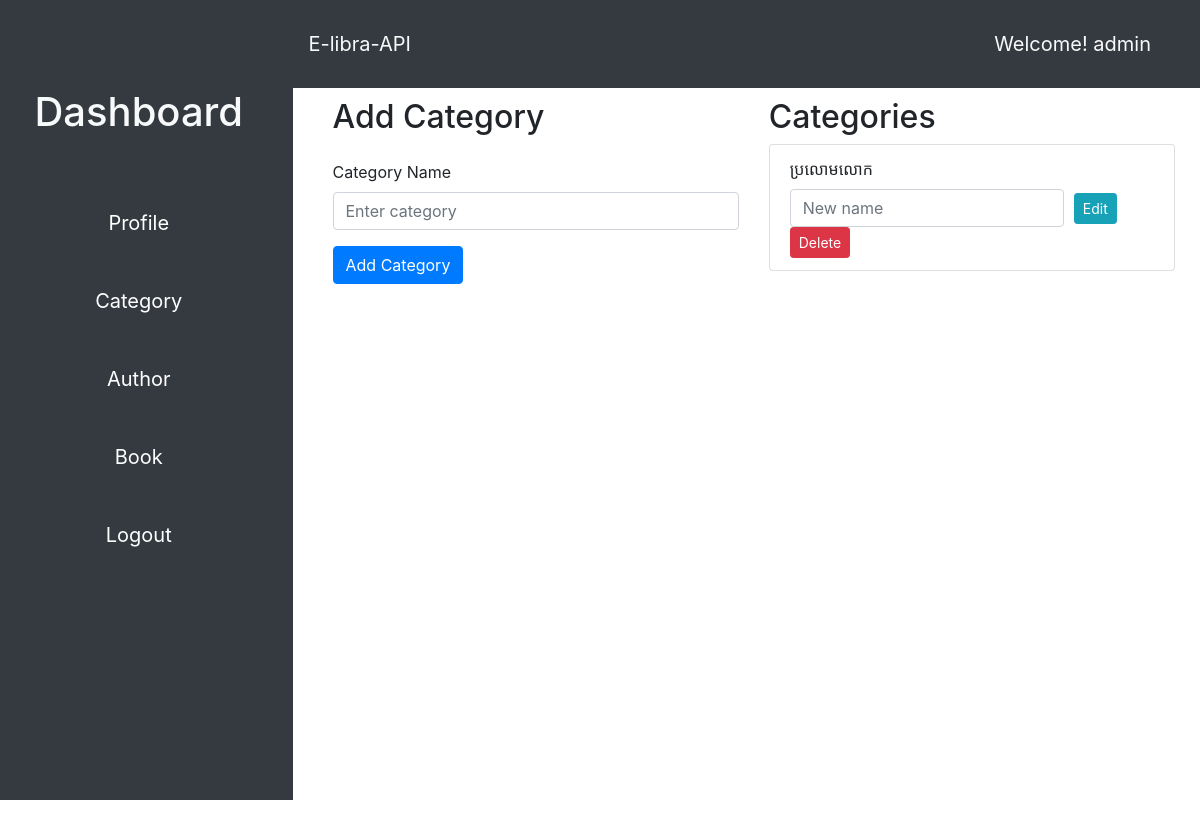
Before: /category (signed in) with the older database file.
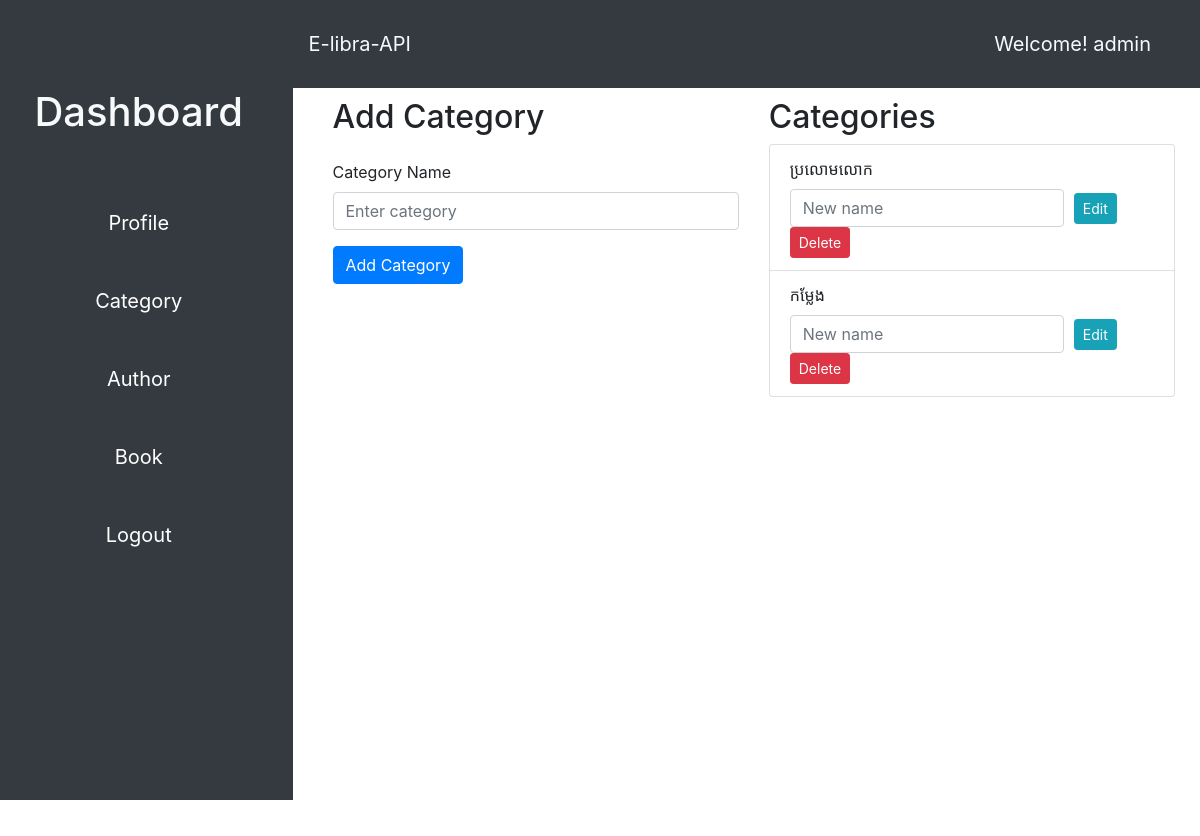
After: the same page with the newer database file.
### app/models/__init__.py (models this page shows)
class User(db.Model, UserMixin):
    id = db.Column(db.Integer, primary_key=True)
    username = db.Column(db.String(50), unique=True, nullable=False)
    email = db.Column(db.String(120), nullable=False, unique=True)
    password_hash = db.Column(db.String, nullable=False)
    gender = db.Column(db.String(10))
    role = db.Column(db.String)
    profile = db.relationship('Profile', back_populates='user')
    payments = db.relationship('Payment', back_populates='user')

class Category(db.Model):
    id = db.Column(db.Integer, primary_key=True)
    name = db.Column(db.String(100), nullable=False, unique=True)
    books = db.relationship('Book', back_populates='category')

### app/views/main.py (the view, shortened to what this page needs)
@main.route('/category', methods=['GET', 'POST'])
@login_required
def category():
    username = current_user.username
    form = CategoryForm()
    categories = Category.query.all()
    return render_template('category.html', form=form, username=username, categories=categories)

### app/views/auth/form.py
class CategoryForm(FlaskForm):
    name = StringField('Category Name', validators=[DataRequired()], render_kw={'placeholder': 'Enter category'})
    submit = SubmitField('Submit')

### app/views/auth/auth.py (called while the page is built)
@login_manager.user_loader
def load_user(username):
    return User.query.get(username)

### app/templates/category.html (shortened to what this page needs)
{% extends 'base.html' %}
{% block content %}
<div class="container">
    <div class="row">
        <div class="col-md-6">
            <h2>Add Category</h2>
            <form method="post" action="{{ url_for('main.category') }}" class="mt-4">
                <div class="form-group">
                    {{ form.name.label(class="form-label") }}
                    {{ form.name(class="form-control", placeholder="Enter category") }}
                </div>
                <button type="submit" class="btn btn-primary">Add Category</button>
            </form>
        </div>
        <div class="col-md-6">
            <h2>Categories</h2>
            <ul class="list-group">
                {% for category in categories %}
                    <li class="list-group-item">
                        {{ category.name }}
                        <form method="post" action="{{ url_for('main.category') }}">
                            <div class="form-row align-items-center mt-2">
                                <div class="col-auto">
                                    <input type="text" name="new_name" class="form-control" placeholder="New name" />
                                </div>
                                <div class="col-auto">
                                    <button type="submit" name="edit_category" class="btn btn-sm btn-info">Edit</button>
                                </div>
                                <div class="col-auto">
                                    <button type="submit" name="delete_category" class="btn btn-sm btn-danger">Delete</button>
                                </div>
                            </div>
                        </form>
                    </li>
                {% endfor %}
            </ul>
        </div>
    </div>
</div>
{% endblock %}

### app/templates/base.html (shortened to what this page needs)
<!DOCTYPE html>
<html lang="en">
  <head>
    <link href="https://stackpath.bootstrapcdn.com/bootstrap/4.3.1/css/bootstrap.min.css" rel="stylesheet" />
    <link rel="stylesheet" href="{{ url_for('static', filename='style.css') }}" />
  </head>
  <body>
    <div class="container-fluid">
      <div class="row">
        <aside class="col-md-3 col-lg-3 sidebar bg-dark">
          <div class="sidebar-sticky">
            <ul class="nav flex-column">
              {% if current_user.is_authenticated %}
              <h1 class="text-light my-5 text-center">Dashboard</h1>
              <li class="nav-item my-3 text-center">
                <a href="{{ url_for('main.profile') }}" class="nav-link">Profile</a>
              </li>
              <li class="nav-item my-3 text-center">
                <a href="{{ url_for('main.category') }}" class="nav-link">Category</a>
              </li>
              <li class="nav-item my-3 text-center">
                <a href="{{ url_for('main.author') }}" class="nav-link">Author</a>
              </li>
              <li class="nav-item my-3 text-center">
                <a href="{{ url_for('main.book') }}" class="nav-link">Book</a>
              </li>
              <li class="nav-item my-3 text-center">
                <a href="{{ url_for('auth.logout') }}" class="nav-link">Logout</a>
              </li>
              {% endif %}
            </ul>
          </div>
        </aside>
        <div class="w-auto col-lg-9 col-md-9">
          <section class="hero">
            <div class="hero-head">
              <nav class="navbar navbar-expand-lg d-flex navbar-light py-4 bg-dark justify-content-between">
                <a href="{{ url_for('main.index') }}" class="navbar-brand text-light text-center"
                  >E-libra-API</a
                >
                <span class="d-flex navbar-brand text-light text-center mr-5">Welcome! {{username}}</span>
              </nav>
            </div>
            <div class="hero-body">
              <div class="container has-text-centered">{% block content %}{% endblock %}</div>
            </div>
          </section>
        </div>
      </div>
    </div>
  </body>
</html>

### app/static/style.css (style rules this page uses)
.hero-body { padding: 10px; width: 100%; height: 90vh; background-color: #ffffff; }
.sidebar { width: 20%; }
.navbar { width: auto; margin-bottom: 5px; }
.nav-item { width: 100%; align-items: center; }
.row { height: 100vh; }
.sidebar-sticky { margin-top: 20px; font-size: 20px; }
.col-lg-9 { padding: 0; }
.container-fluid { height: 100vh; width: 100%; }
.hero { display: flex; flex-direction: column; justify-content: center; align-items: center; height: 100%; width: auto; }
.hero-head { width: 100%; }
.hero-body { flex-grow: 1; }

### app/templates/base.html (style rules this page uses)
html, body { height: 100%; }
.container-fluid { height: 100%; padding-right: 0; padding-left: 0; }
.sidebar { height: 100%; background-color: #343a40; padding: 20px; }
.sidebar-sticky { position: sticky; top: 0; padding-bottom: 20px; }
.nav-link { color: #fff; }
.navbar { margin-bottom: 0; }

Changed rows visible on the page:
added Category: name "កម្លែង"
